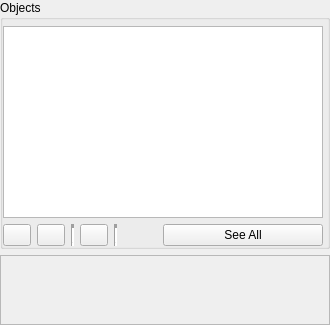
       <widget class="QWidget" name="sceneTab">
        <attribute name="icon">
         <iconset resource="../../res/Resources.qrc">
          <normaloff>:/icons/camera.png</normaloff>:/icons/camera.png</iconset>
        </attribute>
        <attribute name="title">
         <string>Scene</string>
        </attribute>
        <attribute name="toolTip">
         <string>View and manipulate data objects loaded into the scene</string>
        </attribute>
        <layout class="QGridLayout" name="gridLayout">
         <property name="leftMargin">
          <number>0</number>
         </property>
         <property name="topMargin">
          <number>0</number>
         </property>
         <property name="rightMargin">
          <number>0</number>
         </property>
         <property name="bottomMargin">
          <number>0</number>
         </property>
         <item row="0" column="0">
          <widget class="QGroupBox" name="treeGroup">
           <property name="sizePolicy">
            <sizepolicy hsizetype="Preferred" vsizetype="Maximum">
             <horstretch>0</horstretch>
             <verstretch>0</verstretch>
            </sizepolicy>
           </property>
           <property name="minimumSize">
            <size>
             <width>0</width>
             <height>0</height>
            </size>
           </property>
           <property name="toolTip">
            <string>Loaded scene objects</string>
           </property>
           <property name="title">
            <string>Objects</string>
           </property>
           <layout class="QVBoxLayout" name="verticalLayout_3">
            <property name="spacing">
             <number>6</number>
            </property>
            <property name="leftMargin">
             <number>0</number>
            </property>
            <property name="topMargin">
             <number>6</number>
            </property>
            <property name="rightMargin">
             <number>4</number>
            </property>
            <property name="bottomMargin">
             <number>0</number>
            </property>
            <item>
             <widget class="QTreeWidget" name="treeWidget">
              <property name="sizePolicy">
               <sizepolicy hsizetype="Expanding" vsizetype="Expanding">
                <horstretch>0</horstretch>
                <verstretch>0</verstretch>
               </sizepolicy>
              </property>
              <property name="minimumSize">
               <size>
                <width>0</width>
                <height>50</height>
               </size>
              </property>
              <property name="maximumSize">
               <size>
                <width>16777215</width>
                <height>200</height>
               </size>
              </property>
              <property name="contextMenuPolicy">
               <enum>Qt::CustomContextMenu</enum>
              </property>
              <property name="itemsExpandable">
               <bool>true</bool>
              </property>
              <attribute name="headerVisible">
               <bool>false</bool>
              </attribute>
              <attribute name="headerDefaultSectionSize">
               <number>30</number>
              </attribute>
              <attribute name="headerMinimumSectionSize">
               <number>20</number>
              </attribute>
              <attribute name="headerShowSortIndicator" stdset="0">
               <bool>false</bool>
              </attribute>
              <column>
               <property name="text">
                <string>Objects</string>
               </property>
              </column>
             </widget>
            </item>
            <item>
             <layout class="QHBoxLayout" name="sceneButtonLayout">
              <property name="spacing">
               <number>6</number>
              </property>
              <item>
               <widget class="QPushButton" name="renameButton">
                <property name="maximumSize">
                 <size>
                  <width>28</width>
                  <height>28</height>
                 </size>
                </property>
                <property name="toolTip">
                 <string>Rename Scene Object</string>
                </property>
                <property name="text">
                 <string/>
                </property>
                <property name="icon">
                 <iconset resource="../../res/Resources.qrc">
                  <normaloff>:/icons/nametag.png</normaloff>:/icons/nametag.png</iconset>
                </property>
                <property name="iconSize">
                 <size>
                  <width>24</width>
                  <height>24</height>
                 </size>
                </property>
               </widget>
              </item>
              <item>
               <widget class="QPushButton" name="removeObjectButton">
                <property name="sizePolicy">
                 <sizepolicy hsizetype="Fixed" vsizetype="Fixed">
                  <horstretch>0</horstretch>
                  <verstretch>0</verstretch>
                 </sizepolicy>
                </property>
                <property name="maximumSize">
                 <size>
                  <width>28</width>
                  <height>28</height>
                 </size>
                </property>
                <property name="toolTip">
                 <string>Remove Scene Object</string>
                </property>
                <property name="text">
                 <string/>
                </property>
                <property name="icon">
                 <iconset resource="../../res/Resources.qrc">
                  <normaloff>:/icons/trash-a.png</normaloff>:/icons/trash-a.png</iconset>
                </property>
                <property name="iconSize">
                 <size>
                  <width>24</width>
                  <height>24</height>
                 </size>
                </property>
               </widget>
              </item>
              <item>
               <widget class="Line" name="line">
                <property name="lineWidth">
                 <number>4</number>
                </property>
                <property name="orientation">
                 <enum>Qt::Vertical</enum>
                </property>
               </widget>
              </item>
              <item>
               <widget class="QPushButton" name="clearButton">
                <property name="maximumSize">
                 <size>
                  <width>28</width>
                  <height>28</height>
                 </size>
                </property>
                <property name="toolTip">
                 <string>Clear Scene</string>
                </property>
                <property name="text">
                 <string/>
                </property>
                <property name="icon">
                 <iconset resource="../../res/Resources.qrc">
                  <normaloff>:/icons/close-circled.png</normaloff>:/icons/close-circled.png</iconset>
                </property>
               </widget>
              </item>
              <item>
               <widget class="Line" name="line_2">
                <property name="lineWidth">
                 <number>4</number>
                </property>
                <property name="orientation">
                 <enum>Qt::Vertical</enum>
                </property>
               </widget>
              </item>
              <item>
               <spacer name="horizontalSpacer_3">
                <property name="orientation">
                 <enum>Qt::Horizontal</enum>
                </property>
                <property name="sizeHint" stdset="0">
                 <size>
                  <width>40</width>
                  <height>20</height>
                 </size>
                </property>
               </spacer>
              </item>
              <item>
               <widget class="QPushButton" name="seeAllButton">
                <property name="sizePolicy">
                 <sizepolicy hsizetype="Minimum" vsizetype="Preferred">
                  <horstretch>0</horstretch>
                  <verstretch>0</verstretch>
                 </sizepolicy>
                </property>
                <property name="minimumSize">
                 <size>
                  <width>160</width>
                  <height>0</height>
                 </size>
                </property>
                <property name="toolTip">
                 <string>Reset scene camera to show all visible objects</string>
                </property>
                <property name="text">
                 <string>See All</string>
                </property>
               </widget>
              </item>
             </layout>
            </item>
           </layout>
          </widget>
         </item>
         <item row="3" column="0">
          <widget class="QScrollArea" name="propScrollArea">
           <property name="minimumSize">
            <size>
             <width>0</width>
             <height>50</height>
            </size>
           </property>
           <property name="verticalScrollBarPolicy">
            <enum>Qt::ScrollBarAsNeeded</enum>
           </property>
           <property name="horizontalScrollBarPolicy">
            <enum>Qt::ScrollBarAsNeeded</enum>
           </property>
           <property name="widgetResizable">
            <bool>true</bool>
           </property>
           <widget class="QWidget" name="scrollAreaWidgetContents">
            <property name="geometry">
             <rect>
              <x>0</x>
              <y>0</y>
              <width>422</width>
              <height>297</height>
             </rect>
            </property>
           </widget>
          </widget>
         </item>
        </layout>
       </widget>
